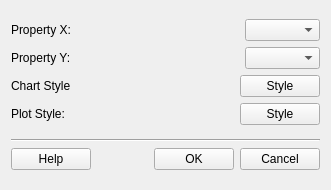
<?xml version="1.0" encoding="UTF-8"?>
<ui version="4.0">
 <class>scatterWidget</class>
 <widget class="QWidget" name="scatterWidget">
  <property name="windowModality">
   <enum>Qt::NonModal</enum>
  </property>
  <property name="geometry">
   <rect>
    <x>0</x>
    <y>0</y>
    <width>331</width>
    <height>190</height>
   </rect>
  </property>
  <property name="sizePolicy">
   <sizepolicy hsizetype="Fixed" vsizetype="Fixed">
    <horstretch>0</horstretch>
    <verstretch>0</verstretch>
   </sizepolicy>
  </property>
  <property name="minimumSize">
   <size>
    <width>331</width>
    <height>190</height>
   </size>
  </property>
  <property name="maximumSize">
   <size>
    <width>331</width>
    <height>190</height>
   </size>
  </property>
  <property name="windowTitle">
   <string>Scatter</string>
  </property>
  <layout class="QGridLayout" name="gridLayout">
   <item row="0" column="0">
    <layout class="QVBoxLayout" name="verticalLayout">
     <item>
      <layout class="QHBoxLayout" name="horizontalLayout_3">
       <item>
        <widget class="QLabel" name="propertyXLabel">
         <property name="text">
          <string>Property X:</string>
         </property>
        </widget>
       </item>
       <item>
        <spacer name="horizontalSpacer_2">
         <property name="orientation">
          <enum>Qt::Horizontal</enum>
         </property>
         <property name="sizeHint" stdset="0">
          <size>
           <width>40</width>
           <height>20</height>
          </size>
         </property>
        </spacer>
       </item>
       <item>
        <widget class="QComboBox" name="propertyXComboBox">
         <property name="sizePolicy">
          <sizepolicy hsizetype="Preferred" vsizetype="Fixed">
           <horstretch>0</horstretch>
           <verstretch>0</verstretch>
          </sizepolicy>
         </property>
         <property name="minimumSize">
          <size>
           <width>75</width>
           <height>20</height>
          </size>
         </property>
        </widget>
       </item>
      </layout>
     </item>
     <item>
      <layout class="QHBoxLayout" name="horizontalLayout_5">
       <item>
        <widget class="QLabel" name="propertyYLabel">
         <property name="text">
          <string>Property Y:</string>
         </property>
        </widget>
       </item>
       <item>
        <spacer name="horizontalSpacer_3">
         <property name="orientation">
          <enum>Qt::Horizontal</enum>
         </property>
         <property name="sizeHint" stdset="0">
          <size>
           <width>40</width>
           <height>20</height>
          </size>
         </property>
        </spacer>
       </item>
       <item>
        <widget class="QComboBox" name="propertyYComboBox">
         <property name="sizePolicy">
          <sizepolicy hsizetype="Preferred" vsizetype="Fixed">
           <horstretch>0</horstretch>
           <verstretch>0</verstretch>
          </sizepolicy>
         </property>
         <property name="minimumSize">
          <size>
           <width>75</width>
           <height>20</height>
          </size>
         </property>
        </widget>
       </item>
      </layout>
     </item>
     <item>
      <layout class="QHBoxLayout" name="horizontalLayout_2">
       <item>
        <widget class="QLabel" name="styleLabel">
         <property name="text">
          <string>Chart Style</string>
         </property>
        </widget>
       </item>
       <item>
        <spacer name="horizontalSpacer_4">
         <property name="orientation">
          <enum>Qt::Horizontal</enum>
         </property>
         <property name="sizeHint" stdset="0">
          <size>
           <width>40</width>
           <height>20</height>
          </size>
         </property>
        </spacer>
       </item>
       <item>
        <widget class="QPushButton" name="stylePushButton">
         <property name="text">
          <string>Style</string>
         </property>
        </widget>
       </item>
      </layout>
     </item>
     <item>
      <layout class="QHBoxLayout" name="horizontalLayout_4">
       <item>
        <widget class="QLabel" name="plotStyleLabel">
         <property name="text">
          <string>Plot Style:</string>
         </property>
        </widget>
       </item>
       <item>
        <spacer name="horizontalSpacer_8">
         <property name="orientation">
          <enum>Qt::Horizontal</enum>
         </property>
         <property name="sizeHint" stdset="0">
          <size>
           <width>40</width>
           <height>20</height>
          </size>
         </property>
        </spacer>
       </item>
       <item>
        <widget class="QPushButton" name="barStylePushButton">
         <property name="minimumSize">
          <size>
           <width>75</width>
           <height>20</height>
          </size>
         </property>
         <property name="text">
          <string>Style</string>
         </property>
        </widget>
       </item>
      </layout>
     </item>
    </layout>
   </item>
   <item row="1" column="0">
    <layout class="QVBoxLayout" name="verticalLayout_2">
     <item>
      <widget class="Line" name="line">
       <property name="sizePolicy">
        <sizepolicy hsizetype="Expanding" vsizetype="Fixed">
         <horstretch>0</horstretch>
         <verstretch>0</verstretch>
        </sizepolicy>
       </property>
       <property name="orientation">
        <enum>Qt::Horizontal</enum>
       </property>
      </widget>
     </item>
     <item>
      <layout class="QHBoxLayout" name="horizontalLayout">
       <item>
        <widget class="QPushButton" name="helpPushButton">
         <property name="text">
          <string>Help</string>
         </property>
        </widget>
       </item>
       <item>
        <spacer name="horizontalSpacer">
         <property name="orientation">
          <enum>Qt::Horizontal</enum>
         </property>
         <property name="sizeHint" stdset="0">
          <size>
           <width>68</width>
           <height>20</height>
          </size>
         </property>
        </spacer>
       </item>
       <item>
        <widget class="QPushButton" name="okPushButton">
         <property name="text">
          <string>OK</string>
         </property>
        </widget>
       </item>
       <item>
        <widget class="QPushButton" name="cancelPushButton">
         <property name="text">
          <string>Cancel</string>
         </property>
        </widget>
       </item>
      </layout>
     </item>
    </layout>
   </item>
  </layout>
 </widget>
 <resources/>
 <connections/>
</ui>
